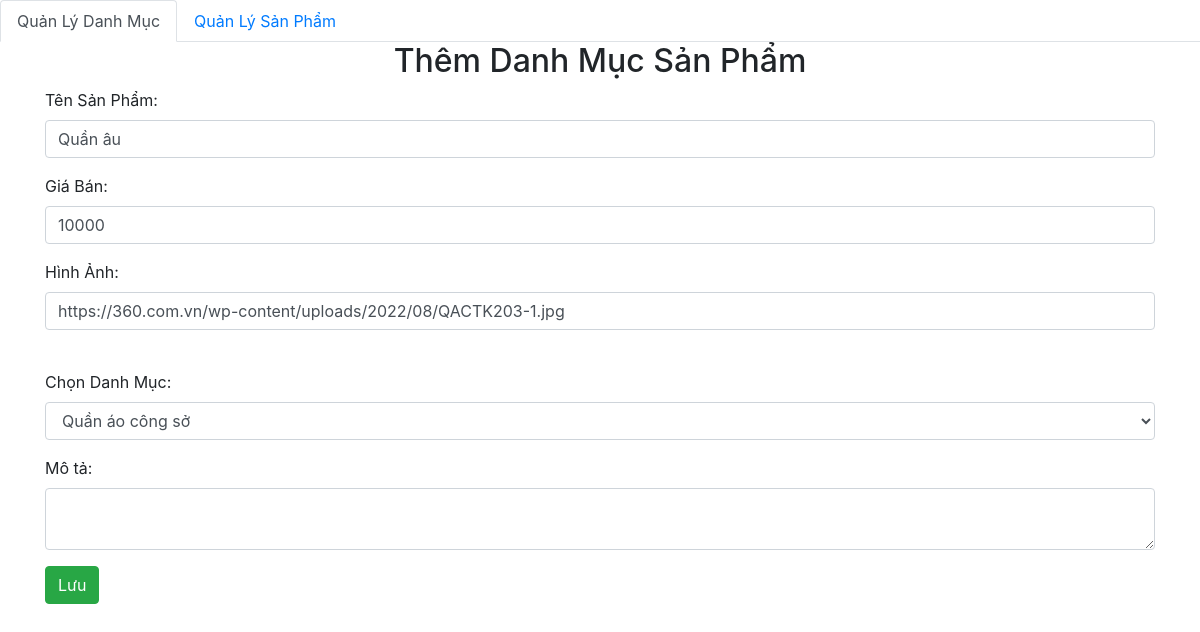
/admincp/SanPham/add.php?id=1, run on the app's committed database.
### tables this page shows
CREATE TABLE `sanpham` (
  `id` int(11) NOT NULL,
  `tieuDe` varchar(200) NOT NULL,
  `price` float DEFAULT NULL,
  `hinhAnh` varchar(500) DEFAULT NULL,
  `moTa` longtext DEFAULT NULL,
  `id_danhmuc` int(11) DEFAULT NULL,
  `create_at` datetime DEFAULT NULL,
  `update_at` datetime DEFAULT NULL
);

### database/dbhelper.php (called while the page is built, shortened)
<?php
function executeResult($sql)
{
    $con = mysqli_connect(HOST, USERNAME, PASSWORD, DATABASE);
    $result = mysqli_query($con, $sql);
    $data = [];
    while ($row = mysqli_fetch_array($result, 1)) {
        $data[] = $row;
    }
    return $data;
}
function executeSingleResult($sql)
{
    $con = mysqli_connect(HOST, USERNAME, PASSWORD, DATABASE);
    $result = mysqli_query($con, $sql);
    $row = mysqli_fetch_array($result, 1);
    return $row;
}

### admincp/SanPham/add.php (the view, shortened to what this page needs)
<?php
require_once('../../database/dbhelper.php');
$id = $tieuDe = $price = $id_danhmuc = $hinhAnh = $moTa = '';
if (isset($_GET['id'])) {
    $id = $_GET['id'];
    $sql = 'select *from sanpham where id = ' . $id;
    $sanpham = executeSingleResult($sql);
    if ($sanpham != null) {
        $tieuDe = $sanpham['tieuDe'];
        $hinhAnh = $sanpham['hinhAnh'];
        $price = $sanpham['price'];
    }
}
?>
<!DOCTYPE html>
<html>
<head>
    <link rel="stylesheet" href="https://maxcdn.bootstrapcdn.com/bootstrap/4.4.1/css/bootstrap.min.css">
</head>
<body>
    <ul class="nav nav-tabs">
        <li class="nav-item">
            <a class="nav-link active" href="../DanhMuc">Quản Lý Danh Mục</a>
        </li>
        <li class="nav-item">
            <a class="nav-link" href="index.php">Quản Lý Sản Phẩm</a>
        </li>
    </ul>
    <div class="container">
        <div class="panel panel-primary">
            <div class="panel-heading">
                <h2 class="text-center">Thêm Danh Mục Sản Phẩm</h2>
            </div>
            <div class="panel-body">
                <form method="post">
                    <div class="form-group">
                        <label for="name">Tên Sản Phẩm:</label>
                        <input required="true" type="text" class="form-control" id="tieuDe" name="tieuDe"
                            value="<?= $tieuDe ?>">
                    </div>
                    <div class="form-group">
                        <label for="name">Giá Bán:</label>
                        <input required="true" type="text" class="form-control" id="price" name="price"
                            value="<?= $price ?>">
                    </div>
                    <div class="form-group">
                        <label for="name">Hình Ảnh:</label>
                        <input required="true" type="text" class="form-control" id="hinhAnh" name="hinhAnh"
                            value="<?= $hinhAnh ?>" onchange="updateHinhAnh()">
                    </div>
                    <div class="form-group">
                        <label for="name">Chọn Danh Mục:</label>
                        <select class="form-control" name="id_danhmuc" id="id_danhmuc">
                            <?php
                            $sql = 'select * from DanhMuc';
                            $danhmuc_list = executeResult($sql);
                            foreach ($danhmuc_list as $item) {
                                echo '<option value= "' . $item['id'] . '">' . $item['name'] . '</option>';
                            }
                            ?>
                        </select>
                    </div>
                    <div class="form-group">
                        <label for="name">Mô tả:</label>
                        <textarea class="form-control" row="5" name="moTa" id="moTa"></textarea>
                    </div>
                    <button class="btn btn-success">Lưu</button>
                </form>
            </div>
        </div>
    </div>
</body>
</html>

### data on the page
sanpham: tieuDe "Quần âu", price "10000", hinhAnh "https://360.com.vn/wp-content/uploads/2022/08/QACTK203-1.jpg"

### other printed values
form field id_danhmuc "Quần áo công sở"
